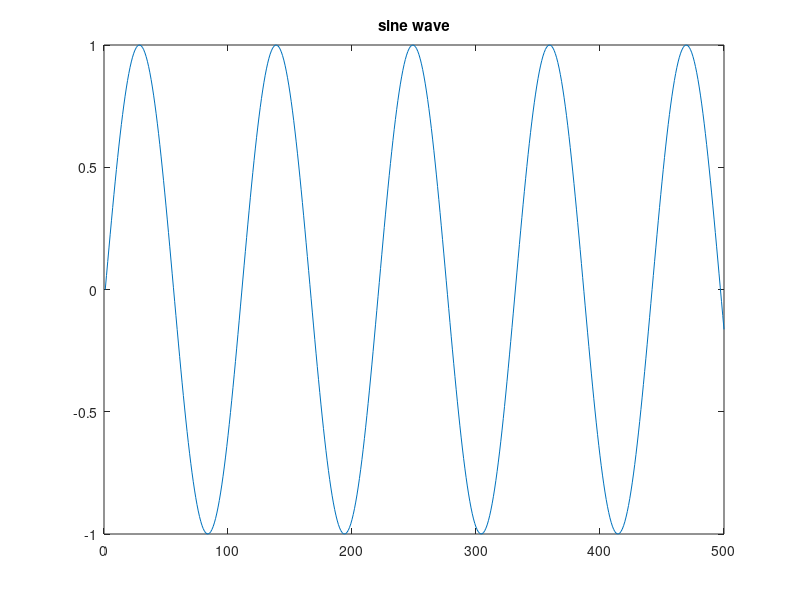
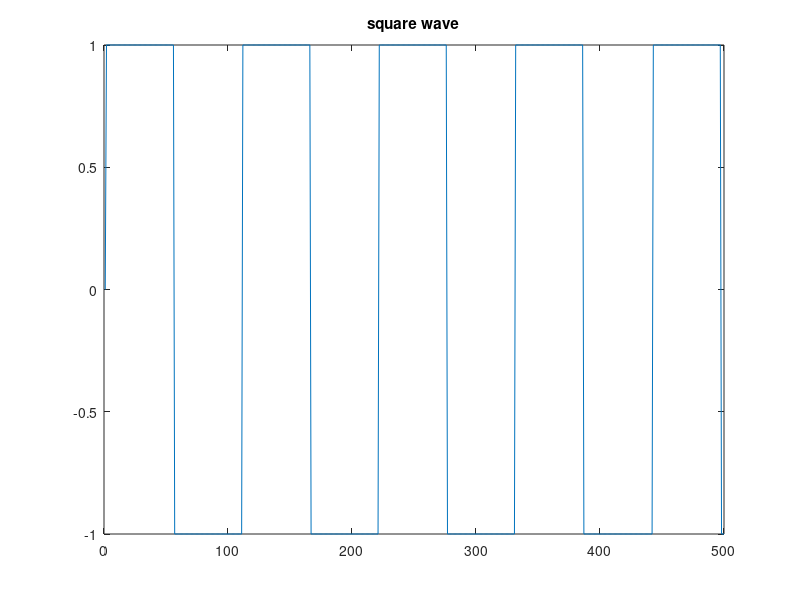
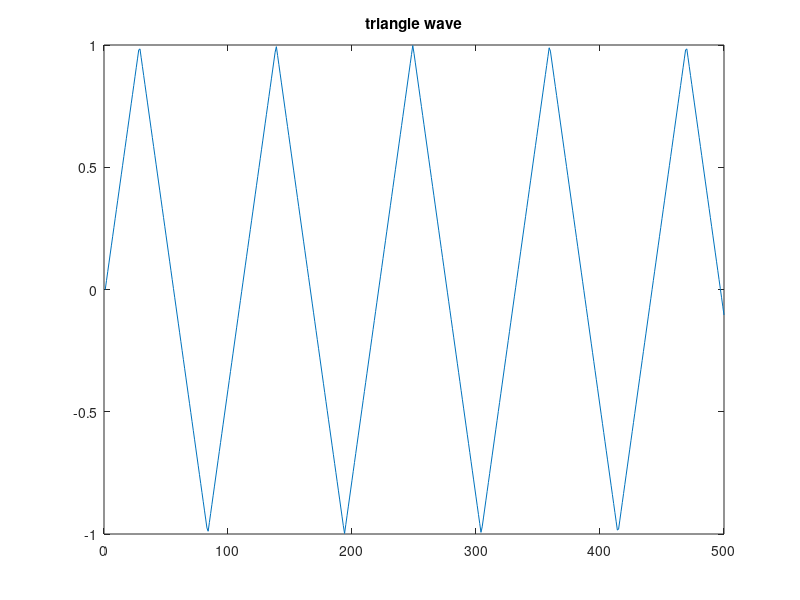
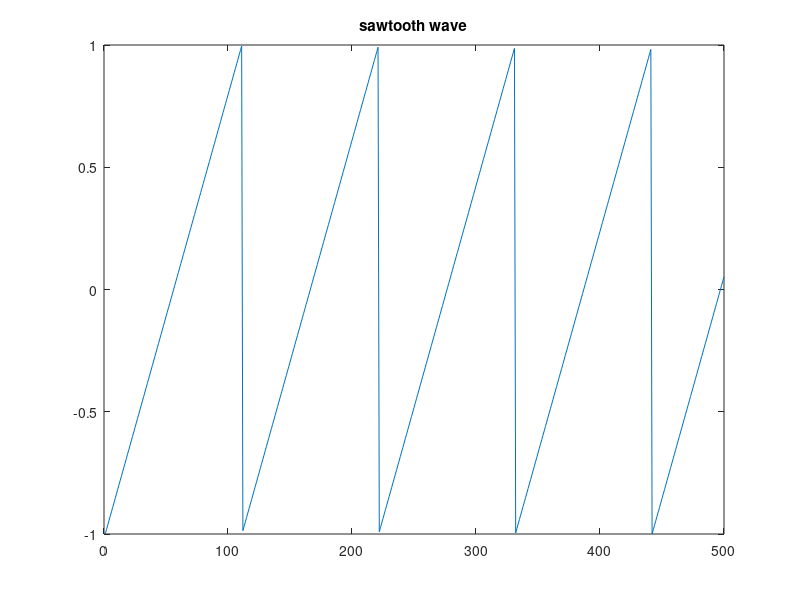

Write MATLAB code to recreate these figures, in order.
freq = 400;
Fs = 44100;                                                                 % sampling frequency
dt = 1/Fs;
t = [0:dt:1-dt]';                                                          
A = 1;                                                                      % amplitude (0..1)

y1 = A*sin(2*pi*freq*t);
figure(1), plot(y1(1:500)), title('sine wave')


% -------------- square wave --------------------
sq = sign(sin(2*pi*freq*t));
figure(2), plot(sq(1:500)), title('square wave')


% -------------- triangle wave --------------------
tri = (2/pi)*asin(sin(2*pi*freq*t));
figure(3), plot(tri(1:500)), title('triangle wave')


% -------------- saw-tooth wave --------------------
%{
saw = [];
%tri = (2/pi)*asin(sin(2*pi*freq*t));
prev = tri(1);
start = 1;
rising = 1;
for i = 2:Fs
    curr = tri(i);
    if rising > 0 && curr < prev
        rising = -1;
        saw = [saw; tri(start:i-1)];
    elseif rising < 0 && curr > prev
        rising = 1;
        start = i;
    end
    prev = curr;
end
%}
saw = 2*(t*freq - floor(t*freq)) - 1;                                      % /oz. ...(t/perioda - floor(t/perioda)        
figure(4), plot(saw(1:500)), title('sawtooth wave')


% ------------------ play sound ---------------------------
sound2play = saw;
sound(sound2play, Fs)